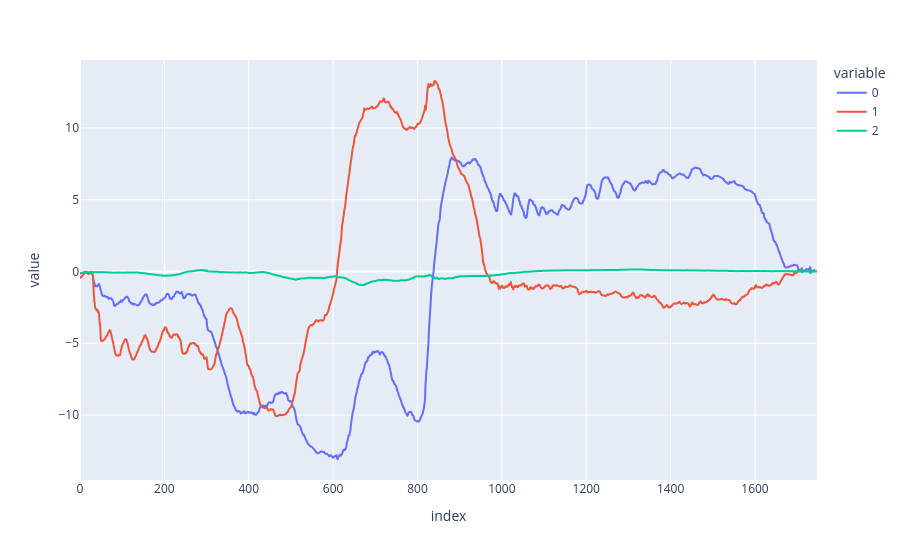

The cell this chart's notebook holds for it:
### Code cell
px.line(vel)

### Figure 1 — Plotly figure (JSON) as saved in the notebook; plotly's stock layout.template omitted (floating-point values rounded to 4 significant figures; data arrays with more than 128 entries replaced by an {"elided": "..."} marker saying what was removed)
{"data": [{"hovertemplate": "variable=0<br>index=%{x}<br>value=%{y}<extra></extra>", "legendgroup": "0", "line": {"color": "#636efa", "dash": "solid"}, "marker": {"symbol": "circle"}, "mode": "lines", "name": "0", "showlegend": true, "type": "scattergl", "x": {"elided": "1748 int values"}, "xaxis": "x", "y": {"elided": "1748 float values"}, "yaxis": "y"}, {"hovertemplate": "variable=1<br>index=%{x}<br>value=%{y}<extra></extra>", "legendgroup": "1", "line": {"color": "#EF553B", "dash": "solid"}, "marker": {"symbol": "circle"}, "mode": "lines", "name": "1", "showlegend": true, "type": "scattergl", "x": {"elided": "1748 int values"}, "xaxis": "x", "y": {"elided": "1748 float values"}, "yaxis": "y"}, {"hovertemplate": "variable=2<br>index=%{x}<br>value=%{y}<extra></extra>", "legendgroup": "2", "line": {"color": "#00cc96", "dash": "solid"}, "marker": {"symbol": "circle"}, "mode": "lines", "name": "2", "showlegend": true, "type": "scattergl", "x": {"elided": "1748 int values"}, "xaxis": "x", "y": {"elided": "1748 float values"}, "yaxis": "y"}], "layout": {"legend": {"title": {"text": "variable"}, "tracegroupgap": 0}, "margin": {"t": 60}, "xaxis": {"anchor": "y", "domain": [0, 1], "title": {"text": "index"}}, "yaxis": {"anchor": "x", "domain": [0, 1], "title": {"text": "value"}}}}
